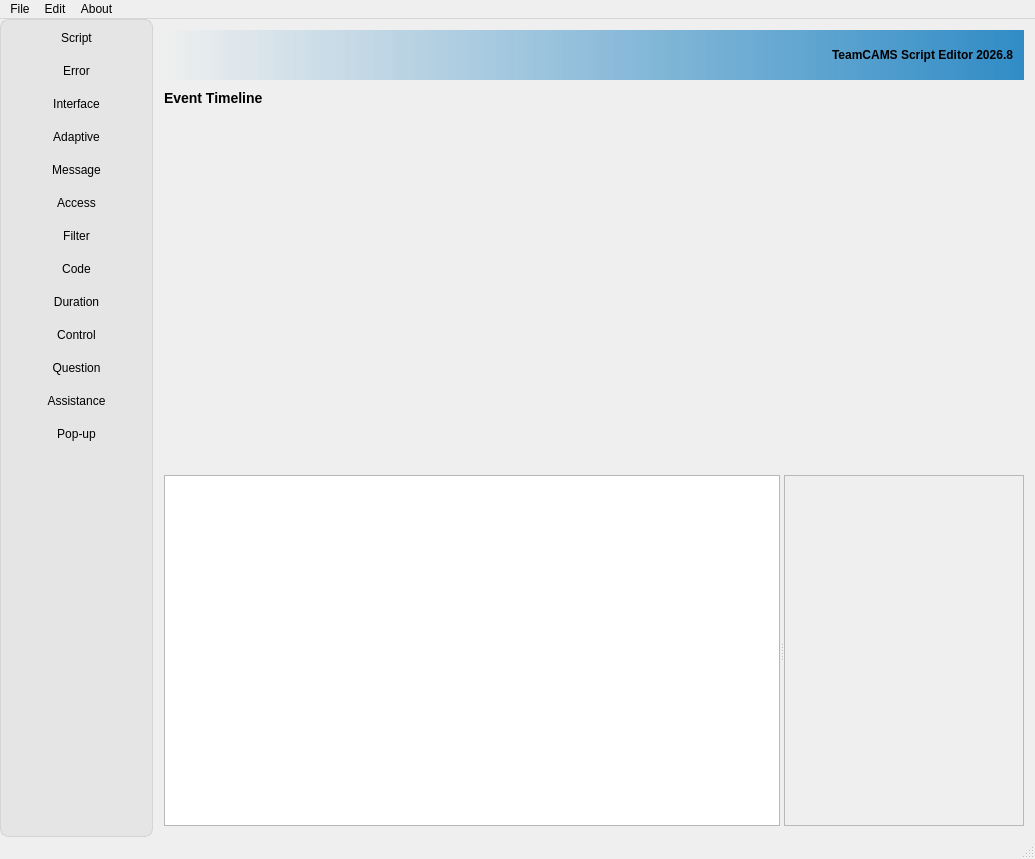
<?xml version="1.0" encoding="UTF-8"?>
<ui version="4.0">
 <class>MainWindow</class>
 <widget class="QMainWindow" name="MainWindow">
  <property name="geometry">
   <rect>
    <x>0</x>
    <y>0</y>
    <width>1035</width>
    <height>859</height>
   </rect>
  </property>
  <property name="minimumSize">
   <size>
    <width>480</width>
    <height>0</height>
   </size>
  </property>
  <property name="windowTitle">
   <string>TeamCAMS Editor</string>
  </property>
  <property name="windowIcon">
   <iconset resource="../resources.qrc">
    <normaloff>:/images/icon.png</normaloff>:/images/icon.png</iconset>
  </property>
  <widget class="QWidget" name="centralWidget">
   <layout class="QGridLayout" name="gridLayout">
    <item row="3" column="0">
     <widget class="QSplitter" name="splitter">
      <property name="orientation">
       <enum>Qt::Orientation::Horizontal</enum>
      </property>
      <widget class="QTableView" name="tableView"/>
      <widget class="QFrame" name="frame">
       <property name="sizePolicy">
        <sizepolicy hsizetype="MinimumExpanding" vsizetype="Preferred">
         <horstretch>0</horstretch>
         <verstretch>0</verstretch>
        </sizepolicy>
       </property>
       <property name="frameShape">
        <enum>QFrame::Shape::StyledPanel</enum>
       </property>
       <property name="frameShadow">
        <enum>QFrame::Shadow::Raised</enum>
       </property>
      </widget>
     </widget>
    </item>
    <item row="0" column="0">
     <widget class="QWidget" name="widget" native="true">
      <property name="sizePolicy">
       <sizepolicy hsizetype="Preferred" vsizetype="Maximum">
        <horstretch>0</horstretch>
        <verstretch>0</verstretch>
       </sizepolicy>
      </property>
      <property name="minimumSize">
       <size>
        <width>0</width>
        <height>50</height>
       </size>
      </property>
      <property name="styleSheet">
       <string notr="true">    background: qlineargradient(   spread:pad,  x1:0, y1:0, x2:1, y2:0,  stop:0 rgba(0, 0, 0, 0),   stop:1 palette(highlight));</string>
      </property>
      <layout class="QHBoxLayout" name="horizontalLayout">
       <item>
        <widget class="QLabel" name="label_2">
         <property name="font">
          <font>
           <bold>true</bold>
          </font>
         </property>
         <property name="autoFillBackground">
          <bool>false</bool>
         </property>
         <property name="styleSheet">
          <string notr="true">background: transparent;</string>
         </property>
         <property name="text">
          <string>TeamCAMS Script Editor 2026.8</string>
         </property>
         <property name="scaledContents">
          <bool>true</bool>
         </property>
         <property name="alignment">
          <set>Qt::AlignmentFlag::AlignRight|Qt::AlignmentFlag::AlignTrailing|Qt::AlignmentFlag::AlignVCenter</set>
         </property>
        </widget>
       </item>
      </layout>
     </widget>
    </item>
    <item row="2" column="0">
     <widget class="QWidget" name="timelineContainer" native="true"/>
    </item>
    <item row="1" column="0">
     <widget class="QLabel" name="label">
      <property name="sizePolicy">
       <sizepolicy hsizetype="Preferred" vsizetype="Fixed">
        <horstretch>0</horstretch>
        <verstretch>0</verstretch>
       </sizepolicy>
      </property>
      <property name="minimumSize">
       <size>
        <width>0</width>
        <height>25</height>
       </size>
      </property>
      <property name="text">
       <string>&lt;html&gt;&lt;head/&gt;&lt;body&gt;&lt;p&gt;&lt;h3&gt;Event Timeline&lt;/h3&gt;&lt;/p&gt;&lt;/body&gt;&lt;/html&gt;</string>
      </property>
     </widget>
    </item>
   </layout>
  </widget>
  <widget class="QMenuBar" name="menuBar">
   <property name="geometry">
    <rect>
     <x>0</x>
     <y>0</y>
     <width>1035</width>
     <height>23</height>
    </rect>
   </property>
   <widget class="QMenu" name="menuFile">
    <property name="title">
     <string>File</string>
    </property>
    <addaction name="actionNew_script"/>
    <addaction name="actionLoad_script"/>
    <addaction name="actionSave_script"/>
    <addaction name="actionSave_script_as"/>
    <addaction name="separator"/>
    <addaction name="actionValidate_script"/>
    <addaction name="separator"/>
    <addaction name="actionExit"/>
   </widget>
   <widget class="QMenu" name="menuAbout">
    <property name="title">
     <string>About</string>
    </property>
    <addaction name="actionAbout_TeamCAMS_Script_Editor"/>
    <addaction name="actionHelp"/>
    <addaction name="separator"/>
    <addaction name="actionRun_tests"/>
   </widget>
   <widget class="QMenu" name="menuEdit">
    <property name="title">
     <string>Edit</string>
    </property>
    <addaction name="actionUndo"/>
    <addaction name="actionRedo"/>
   </widget>
   <addaction name="menuFile"/>
   <addaction name="menuEdit"/>
   <addaction name="menuAbout"/>
  </widget>
  <widget class="QToolBar" name="paletteToolBar">
   <property name="sizePolicy">
    <sizepolicy hsizetype="Fixed" vsizetype="Preferred">
     <horstretch>0</horstretch>
     <verstretch>0</verstretch>
    </sizepolicy>
   </property>
   <property name="font">
    <font>
     <bold>false</bold>
    </font>
   </property>
   <property name="styleSheet">
    <string notr="true">QToolBar {
   background-color: rgba(128, 128, 128, 0.1);
   border: 1px solid rgba(128, 128, 128, 0.2);
   border-radius: 8px;
   padding: 4px;
   spacing: 6px;
}
QToolBar QToolButton {
   background-color: transparent;
   border: none;
   border-radius: 4px;
   padding: 6px;
   width: 100%;
  min-width: 130px;
  padding: 5px;
}

QToolBar QToolButton:hover {
   background-color: rgba(128, 128, 128, 0.25);
}

QToolBar QToolButton:pressed, QToolBar QToolButton:checked {
   background-color: rgba(128, 128, 128, 0.4);
}

QToolBar::separator {
   width: 1px;
   height: 1px;
   background-color: rgba(128, 128, 128, 0.3);
   margin: 4px;
}
</string>
   </property>
   <property name="movable">
    <bool>false</bool>
   </property>
   <property name="allowedAreas">
    <set>Qt::ToolBarArea::RightToolBarArea</set>
   </property>
   <property name="orientation">
    <enum>Qt::Orientation::Vertical</enum>
   </property>
   <property name="toolButtonStyle">
    <enum>Qt::ToolButtonStyle::ToolButtonTextUnderIcon</enum>
   </property>
   <property name="floatable">
    <bool>false</bool>
   </property>
   <attribute name="toolBarArea">
    <enum>LeftToolBarArea</enum>
   </attribute>
   <attribute name="toolBarBreak">
    <bool>false</bool>
   </attribute>
   <addaction name="actionScript"/>
   <addaction name="actionError"/>
   <addaction name="actionInterface"/>
   <addaction name="actionAdaptive"/>
   <addaction name="actionMessage"/>
   <addaction name="actionAccess"/>
   <addaction name="actionFilter"/>
   <addaction name="actionCode"/>
   <addaction name="actionDuration"/>
   <addaction name="actionControl"/>
   <addaction name="actionQuestion"/>
   <addaction name="actionAssistance"/>
   <addaction name="actionactionPopup"/>
  </widget>
  <widget class="QStatusBar" name="statusBar"/>
  <action name="actionError">
   <property name="icon">
    <iconset resource="../resources.qrc">
     <normaloff>:/images/Bolt.png</normaloff>:/images/Bolt.png</iconset>
   </property>
   <property name="text">
    <string>Error</string>
   </property>
   <property name="toolTip">
    <string>Add error element</string>
   </property>
  </action>
  <action name="actionAdaptive">
   <property name="icon">
    <iconset resource="../resources.qrc">
     <normaloff>:/images/Resize.png</normaloff>:/images/Resize.png</iconset>
   </property>
   <property name="text">
    <string>Adaptive</string>
   </property>
   <property name="toolTip">
    <string>Add adaptive element</string>
   </property>
  </action>
  <action name="actionInterface">
   <property name="icon">
    <iconset resource="../resources.qrc">
     <normaloff>:/images/Cursor.png</normaloff>:/images/Cursor.png</iconset>
   </property>
   <property name="text">
    <string>Interface</string>
   </property>
   <property name="toolTip">
    <string>Add interface element</string>
   </property>
  </action>
  <action name="actionCode">
   <property name="icon">
    <iconset resource="../resources.qrc">
     <normaloff>:/images/Gear.png</normaloff>:/images/Gear.png</iconset>
   </property>
   <property name="text">
    <string>Code</string>
   </property>
   <property name="toolTip">
    <string>Add code element</string>
   </property>
  </action>
  <action name="actionDuration">
   <property name="icon">
    <iconset resource="../resources.qrc">
     <normaloff>:/images/Entrance.png</normaloff>:/images/Entrance.png</iconset>
   </property>
   <property name="text">
    <string>Duration</string>
   </property>
   <property name="toolTip">
    <string>Add duration element</string>
   </property>
  </action>
  <action name="actionScript">
   <property name="icon">
    <iconset resource="../resources.qrc">
     <normaloff>:/images/File.png</normaloff>:/images/File.png</iconset>
   </property>
   <property name="text">
    <string>Script</string>
   </property>
   <property name="toolTip">
    <string>Add script element</string>
   </property>
  </action>
  <action name="actionNew_script">
   <property name="icon">
    <iconset resource="../resources.qrc">
     <normaloff>:/images/Plus.png</normaloff>:/images/Plus.png</iconset>
   </property>
   <property name="text">
    <string>New script</string>
   </property>
   <property name="shortcut">
    <string>Ctrl+N</string>
   </property>
  </action>
  <action name="actionLoad_script">
   <property name="icon">
    <iconset resource="../resources.qrc">
     <normaloff>:/images/Upload.png</normaloff>:/images/Upload.png</iconset>
   </property>
   <property name="text">
    <string>Open script..</string>
   </property>
   <property name="toolTip">
    <string>Open script..</string>
   </property>
   <property name="shortcut">
    <string>Ctrl+O</string>
   </property>
  </action>
  <action name="actionSave_script">
   <property name="icon">
    <iconset resource="../resources.qrc">
     <normaloff>:/images/Download.png</normaloff>:/images/Download.png</iconset>
   </property>
   <property name="text">
    <string>Save script</string>
   </property>
   <property name="shortcut">
    <string>Ctrl+S</string>
   </property>
  </action>
  <action name="actionSave_script_as">
   <property name="icon">
    <iconset resource="../resources.qrc">
     <normaloff>:/images/Download.png</normaloff>:/images/Download.png</iconset>
   </property>
   <property name="text">
    <string>Save script as...</string>
   </property>
  </action>
  <action name="actionExit">
   <property name="text">
    <string>Exit</string>
   </property>
  </action>
  <action name="actionControl">
   <property name="icon">
    <iconset resource="../resources.qrc">
     <normaloff>:/images/Triangle.png</normaloff>:/images/Triangle.png</iconset>
   </property>
   <property name="text">
    <string>Control</string>
   </property>
   <property name="toolTip">
    <string>Add control element</string>
   </property>
  </action>
  <action name="actionQuestion">
   <property name="icon">
    <iconset resource="../resources.qrc">
     <normaloff>:/images/Star.png</normaloff>:/images/Star.png</iconset>
   </property>
   <property name="text">
    <string>Question</string>
   </property>
   <property name="toolTip">
    <string>Add question element</string>
   </property>
  </action>
  <action name="actionAbout_TeamCAMS_Script_Editor">
   <property name="text">
    <string>About TeamCAMS Script Editor</string>
   </property>
  </action>
  <action name="actionAssistance">
   <property name="icon">
    <iconset resource="../resources.qrc">
     <normaloff>:/images/Home.png</normaloff>:/images/Home.png</iconset>
   </property>
   <property name="text">
    <string>Assistance</string>
   </property>
   <property name="toolTip">
    <string>Add assistance element</string>
   </property>
  </action>
  <action name="actionRemove_event">
   <property name="text">
    <string>Remove event</string>
   </property>
   <property name="toolTip">
    <string>Remove selected event</string>
   </property>
  </action>
  <action name="actionUndo">
   <property name="icon">
    <iconset resource="../resources.qrc">
     <normaloff>:/images/ReloadInv.png</normaloff>:/images/ReloadInv.png</iconset>
   </property>
   <property name="text">
    <string>Undo</string>
   </property>
   <property name="shortcut">
    <string>Ctrl+Z</string>
   </property>
  </action>
  <action name="actionRedo">
   <property name="icon">
    <iconset resource="../resources.qrc">
     <normaloff>:/images/Reload.png</normaloff>:/images/Reload.png</iconset>
   </property>
   <property name="text">
    <string>Redo</string>
   </property>
   <property name="shortcut">
    <string>Ctrl+Shift+Z</string>
   </property>
  </action>
  <action name="actionFilter">
   <property name="icon">
    <iconset resource="../resources.qrc">
     <normaloff>:/images/denied.png</normaloff>:/images/denied.png</iconset>
   </property>
   <property name="text">
    <string>Filter</string>
   </property>
   <property name="toolTip">
    <string>Add a communication filter item</string>
   </property>
  </action>
  <action name="actionRun_tests">
   <property name="text">
    <string>Run automated tests</string>
   </property>
  </action>
  <action name="actionAccess">
   <property name="icon">
    <iconset resource="../resources.qrc">
     <normaloff>:/images/eye.png</normaloff>:/images/eye.png</iconset>
   </property>
   <property name="text">
    <string>Access</string>
   </property>
   <property name="toolTip">
    <string>Add access change element</string>
   </property>
  </action>
  <action name="actionMessage">
   <property name="icon">
    <iconset resource="../resources.qrc">
     <normaloff>:/images/mail.png</normaloff>:/images/mail.png</iconset>
   </property>
   <property name="text">
    <string>Message</string>
   </property>
   <property name="toolTip">
    <string>Add message element</string>
   </property>
  </action>
  <action name="actionDuplicateEvent">
   <property name="text">
    <string>Duplicate Event</string>
   </property>
   <property name="toolTip">
    <string>Duplicate Event</string>
   </property>
  </action>
  <action name="actionactionPopup">
   <property name="icon">
    <iconset resource="../resources.qrc">
     <normaloff>:/images/popup.png</normaloff>:/images/popup.png</iconset>
   </property>
   <property name="text">
    <string>Pop-up</string>
   </property>
   <property name="toolTip">
    <string>Add a popup display event</string>
   </property>
  </action>
  <action name="actionValidate_script">
   <property name="icon">
    <iconset resource="../resources.qrc">
     <normaloff>:/images/check.svg</normaloff>:/images/check.svg</iconset>
   </property>
   <property name="text">
    <string>Validate script</string>
   </property>
  </action>
  <action name="actionHelp">
   <property name="icon">
    <iconset resource="../resources.qrc">
     <normaloff>:/images/help.png</normaloff>:/images/help.png</iconset>
   </property>
   <property name="text">
    <string>Help</string>
   </property>
   <property name="toolTip">
    <string>Open the help page</string>
   </property>
   <property name="menuRole">
    <enum>QAction::MenuRole::NoRole</enum>
   </property>
  </action>
 </widget>
 <layoutdefault spacing="6" margin="11"/>
 <resources>
  <include location="../resources.qrc"/>
 </resources>
 <connections/>
</ui>
